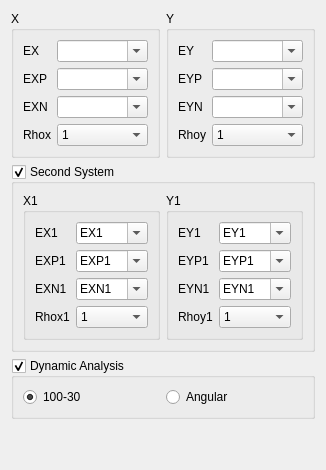
      <widget class="QWidget" name="tab_2">
       <attribute name="title">
        <string>Seismic</string>
       </attribute>
       <layout class="QVBoxLayout" name="verticalLayout_3">
        <item>
         <layout class="QHBoxLayout" name="horizontalLayout_3">
          <item>
           <widget class="QGroupBox" name="groupBox_5">
            <property name="title">
             <string>X</string>
            </property>
            <layout class="QFormLayout" name="formLayout">
             <item row="0" column="0">
              <widget class="QLabel" name="label_11">
               <property name="enabled">
                <bool>true</bool>
               </property>
               <property name="text">
                <string>EX</string>
               </property>
              </widget>
             </item>
             <item row="0" column="1">
              <widget class="QComboBox" name="ex_combobox">
               <property name="enabled">
                <bool>true</bool>
               </property>
               <property name="editable">
                <bool>true</bool>
               </property>
              </widget>
             </item>
             <item row="1" column="0">
              <widget class="QLabel" name="label_12">
               <property name="text">
                <string>EXP</string>
               </property>
              </widget>
             </item>
             <item row="1" column="1">
              <widget class="QComboBox" name="exp_combobox">
               <property name="editable">
                <bool>true</bool>
               </property>
              </widget>
             </item>
             <item row="2" column="0">
              <widget class="QLabel" name="label_13">
               <property name="text">
                <string>EXN</string>
               </property>
              </widget>
             </item>
             <item row="2" column="1">
              <widget class="QComboBox" name="exn_combobox">
               <property name="editable">
                <bool>true</bool>
               </property>
              </widget>
             </item>
             <item row="3" column="0">
              <widget class="QLabel" name="label">
               <property name="text">
                <string>Rhox</string>
               </property>
              </widget>
             </item>
             <item row="3" column="1">
              <widget class="QComboBox" name="rhox_combobox">
               <item>
                <property name="text">
                 <string>1</string>
                </property>
               </item>
               <item>
                <property name="text">
                 <string>1.2</string>
                </property>
               </item>
              </widget>
             </item>
            </layout>
           </widget>
          </item>
          <item>
           <widget class="QGroupBox" name="groupBox_6">
            <property name="title">
             <string>Y</string>
            </property>
            <layout class="QFormLayout" name="formLayout_2">
             <item row="0" column="0">
              <widget class="QLabel" name="label_15">
               <property name="enabled">
                <bool>true</bool>
               </property>
               <property name="text">
                <string>EY</string>
               </property>
              </widget>
             </item>
             <item row="0" column="1">
              <widget class="QComboBox" name="ey_combobox">
               <property name="enabled">
                <bool>true</bool>
               </property>
               <property name="editable">
                <bool>true</bool>
               </property>
              </widget>
             </item>
             <item row="1" column="0">
              <widget class="QLabel" name="label_16">
               <property name="text">
                <string>EYP</string>
               </property>
              </widget>
             </item>
             <item row="1" column="1">
              <widget class="QComboBox" name="eyp_combobox">
               <property name="editable">
                <bool>true</bool>
               </property>
              </widget>
             </item>
             <item row="2" column="0">
              <widget class="QLabel" name="label_14">
               <property name="text">
                <string>EYN</string>
               </property>
              </widget>
             </item>
             <item row="2" column="1">
              <widget class="QComboBox" name="eyn_combobox">
               <property name="editable">
                <bool>true</bool>
               </property>
              </widget>
             </item>
             <item row="3" column="0">
              <widget class="QLabel" name="label_2">
               <property name="text">
                <string>Rhoy</string>
               </property>
              </widget>
             </item>
             <item row="3" column="1">
              <widget class="QComboBox" name="rhoy_combobox">
               <item>
                <property name="text">
                 <string>1</string>
                </property>
               </item>
               <item>
                <property name="text">
                 <string>1.2</string>
                </property>
               </item>
              </widget>
             </item>
            </layout>
           </widget>
          </item>
         </layout>
        </item>
        <item>
         <widget class="QGroupBox" name="activate_second_system">
          <property name="enabled">
           <bool>true</bool>
          </property>
          <property name="title">
           <string>Second System</string>
          </property>
          <property name="checkable">
           <bool>true</bool>
          </property>
          <property name="checked">
           <bool>true</bool>
          </property>
          <layout class="QHBoxLayout" name="horizontalLayout_2">
           <item>
            <widget class="QGroupBox" name="groupBox_13">
             <property name="title">
              <string>X1</string>
             </property>
             <layout class="QFormLayout" name="formLayout_7">
              <item row="0" column="0">
               <widget class="QLabel" name="label_19">
                <property name="enabled">
                 <bool>true</bool>
                </property>
                <property name="text">
                 <string>EX1</string>
                </property>
               </widget>
              </item>
              <item row="0" column="1">
               <widget class="QComboBox" name="ex1_combobox">
                <property name="enabled">
                 <bool>true</bool>
                </property>
                <property name="editable">
                 <bool>true</bool>
                </property>
                <item>
                 <property name="text">
                  <string>EX1</string>
                 </property>
                </item>
               </widget>
              </item>
              <item row="1" column="0">
               <widget class="QLabel" name="label_24">
                <property name="text">
                 <string>EXP1</string>
                </property>
               </widget>
              </item>
              <item row="1" column="1">
               <widget class="QComboBox" name="exp1_combobox">
                <property name="editable">
                 <bool>true</bool>
                </property>
                <item>
                 <property name="text">
                  <string>EXP1</string>
                 </property>
                </item>
               </widget>
              </item>
              <item row="2" column="0">
               <widget class="QLabel" name="label_25">
                <property name="text">
                 <string>EXN1</string>
                </property>
               </widget>
              </item>
              <item row="2" column="1">
               <widget class="QComboBox" name="exn1_combobox">
                <property name="editable">
                 <bool>true</bool>
                </property>
                <item>
                 <property name="text">
                  <string>EXN1</string>
                 </property>
                </item>
               </widget>
              </item>
              <item row="3" column="0">
               <widget class="QLabel" name="label_29">
                <property name="text">
                 <string>Rhox1</string>
                </property>
               </widget>
              </item>
              <item row="3" column="1">
               <widget class="QComboBox" name="rhox1_combobox">
                <item>
                 <property name="text">
                  <string>1</string>
                 </property>
                </item>
                <item>
                 <property name="text">
                  <string>1.2</string>
                 </property>
                </item>
               </widget>
              </item>
             </layout>
            </widget>
           </item>
           <item>
            <widget class="QGroupBox" name="groupBox_14">
             <property name="title">
              <string>Y1</string>
             </property>
             <layout class="QFormLayout" name="formLayout_8">
              <item row="0" column="0">
               <widget class="QLabel" name="label_26">
                <property name="enabled">
                 <bool>true</bool>
                </property>
                <property name="text">
                 <string>EY1</string>
                </property>
               </widget>
              </item>
              <item row="0" column="1">
               <widget class="QComboBox" name="ey1_combobox">
                <property name="enabled">
                 <bool>true</bool>
                </property>
                <property name="editable">
                 <bool>true</bool>
                </property>
                <item>
                 <property name="text">
                  <string>EY1</string>
                 </property>
                </item>
               </widget>
              </item>
              <item row="1" column="0">
               <widget class="QLabel" name="label_27">
                <property name="text">
                 <string>EYP1</string>
                </property>
               </widget>
              </item>
              <item row="1" column="1">
               <widget class="QComboBox" name="eyp1_combobox">
                <property name="editable">
                 <bool>true</bool>
                </property>
                <item>
                 <property name="text">
                  <string>EYP1</string>
                 </property>
                </item>
               </widget>
              </item>
              <item row="2" column="0">
               <widget class="QLabel" name="label_28">
                <property name="text">
                 <string>EYN1</string>
                </property>
               </widget>
              </item>
              <item row="2" column="1">
               <widget class="QComboBox" name="eyn1_combobox">
                <property name="editable">
                 <bool>true</bool>
                </property>
                <item>
                 <property name="text">
                  <string>EYN1</string>
                 </property>
                </item>
               </widget>
              </item>
              <item row="3" column="0">
               <widget class="QLabel" name="label_30">
                <property name="text">
                 <string>Rhoy1</string>
                </property>
               </widget>
              </item>
              <item row="3" column="1">
               <widget class="QComboBox" name="rhoy1_combobox">
                <item>
                 <property name="text">
                  <string>1</string>
                 </property>
                </item>
                <item>
                 <property name="text">
                  <string>1.2</string>
                 </property>
                </item>
               </widget>
              </item>
             </layout>
            </widget>
           </item>
          </layout>
         </widget>
        </item>
        <item>
         <widget class="QGroupBox" name="dynamic_analysis_groupbox">
          <property name="title">
           <string>Dynamic Analysis</string>
          </property>
          <property name="checkable">
           <bool>true</bool>
          </property>
          <property name="checked">
           <bool>true</bool>
          </property>
          <layout class="QHBoxLayout" name="horizontalLayout_5">
           <item>
            <widget class="QRadioButton" name="combination_response_spectrum_checkbox">
             <property name="text">
              <string>100-30</string>
             </property>
             <property name="checked">
              <bool>true</bool>
             </property>
            </widget>
           </item>
           <item>
            <widget class="QRadioButton" name="angular_response_spectrum_checkbox">
             <property name="enabled">
              <bool>true</bool>
             </property>
             <property name="text">
              <string>Angular</string>
             </property>
            </widget>
           </item>
          </layout>
         </widget>
        </item>
        <item>
         <spacer name="verticalSpacer">
          <property name="orientation">
           <enum>Qt::Vertical</enum>
          </property>
          <property name="sizeHint" stdset="0">
           <size>
            <width>20</width>
            <height>40</height>
           </size>
          </property>
         </spacer>
        </item>
       </layout>
      </widget>
